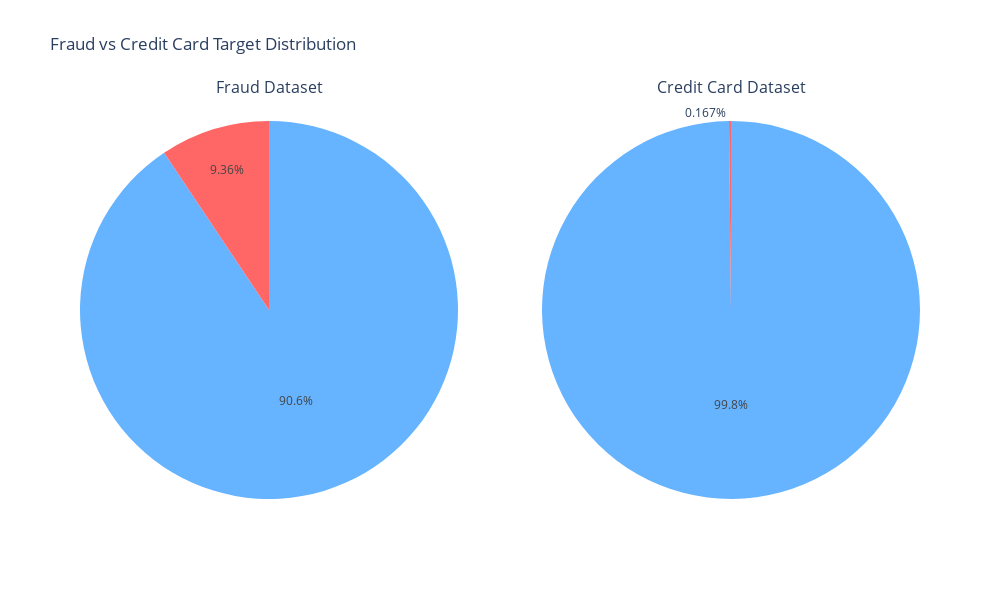

Notebook code cell kept with this figure:
### Markdown cell above
#### Visualization

### Code cell
processor.generate_target_distribution_plot()

### Figure 1 — Plotly figure (JSON) as saved in the notebook; plotly's stock layout.template omitted (floating-point values rounded to 4 significant figures)
{"data": [{"domain": {"x": [0, 0.45], "y": [0, 1]}, "labels": [0, 1], "marker": {"colors": ["#66b3ff", "#ff6666"]}, "name": "Fraud Data", "type": "pie", "values": [136961, 14151]}, {"domain": {"x": [0.55, 1], "y": [0, 1]}, "labels": [0, 1], "marker": {"colors": ["#66b3ff", "#ff6666"]}, "name": "Credit Card Data", "type": "pie", "values": [283253, 473]}], "layout": {"annotations": [{"font": {"size": 16}, "showarrow": false, "text": "Fraud Dataset", "x": 0.225, "xanchor": "center", "xref": "paper", "y": 1, "yanchor": "bottom", "yref": "paper"}, {"font": {"size": 16}, "showarrow": false, "text": "Credit Card Dataset", "x": 0.775, "xanchor": "center", "xref": "paper", "y": 1, "yanchor": "bottom", "yref": "paper"}], "height": 600, "showlegend": false, "title": {"text": "Fraud vs Credit Card Target Distribution"}, "width": 1000}}
